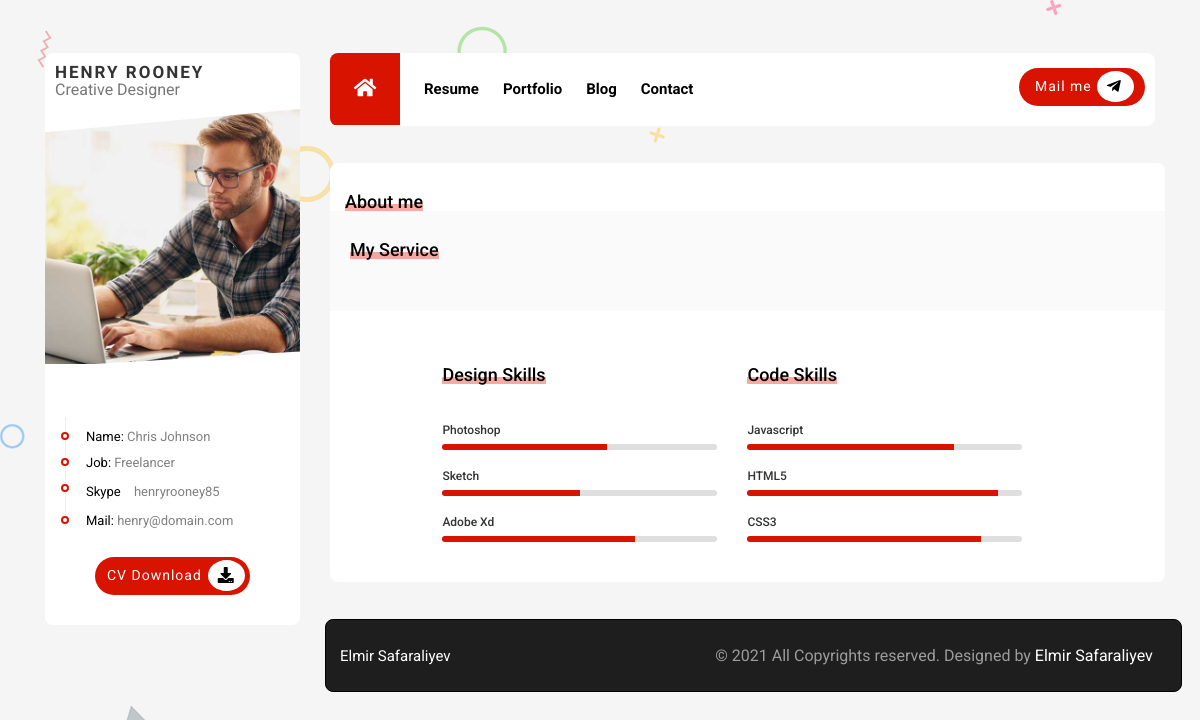
Before: / with the older database file.
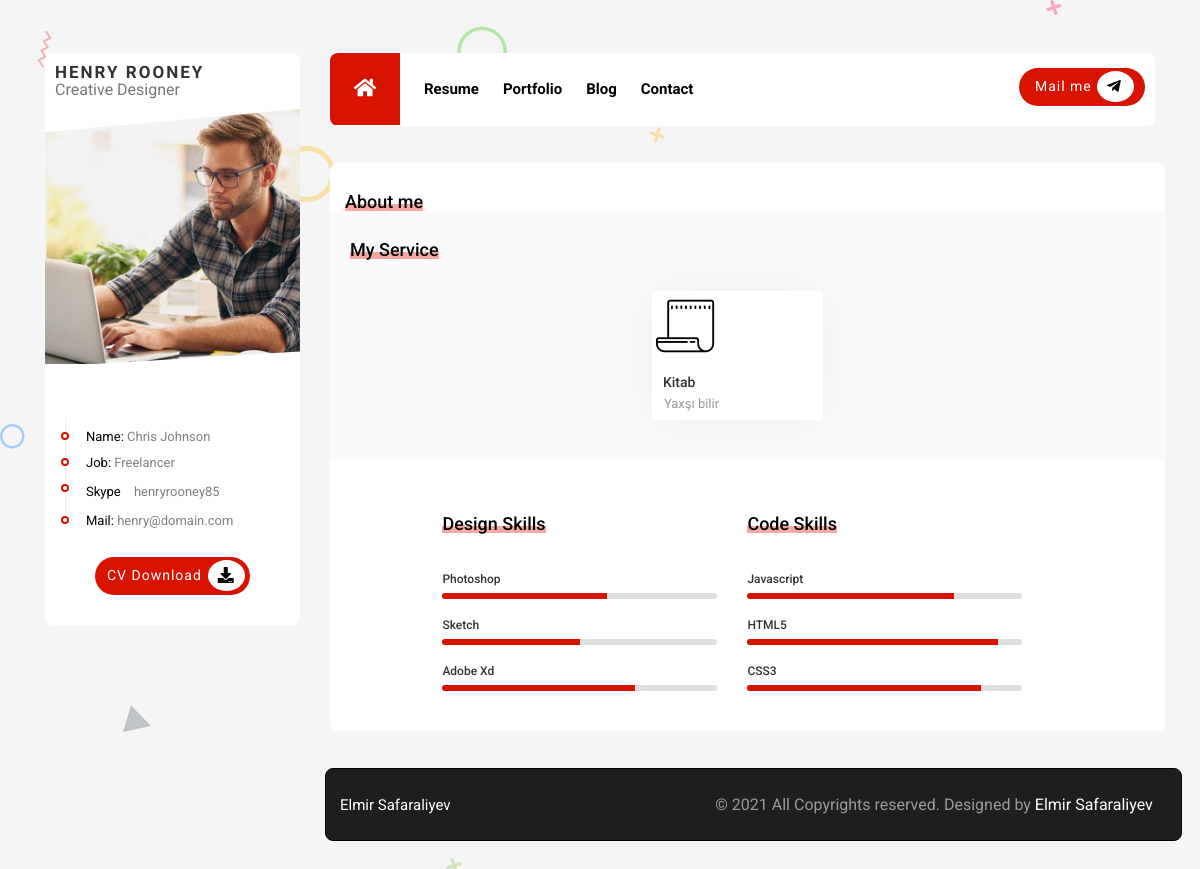
After: the same page with the newer database file.
### PROJECT/data.py (models this page shows)
class MyService(db.Model):
    __tablename__='MyService'
    id=db.Column(db.Integer,primary_key=True)
    servicetitle=db.Column(db.String(50))
    serviceimage=db.Column(db.String(120))
    servicesubtitle=db.Column(db.String(50))

### PROJECT/mainroutes.py (the view)
@app.route('/')
def index():
    slides=Slides.query.all()
    eduhistorys=Eduhistory.query.all()
    workhistorys=Workhistory.query.all()
    aboutme=Aboutme.query.all()
    myservice=MyService.query.all()
    myservice2=MyService2.query.all()
    return render_template('app/index.html', slides=slides, eduhistorys=eduhistorys, workhistorys=workhistorys,  aboutme=aboutme, myservice=myservice, myservice2=myservice2)

### PROJECT/templates/app/index.html (shortened to what this page needs)
<!DOCTYPE html>
<html lang="en">
<head>
  <link rel="stylesheet" href="static/app/css/style.css">
  <link rel="stylesheet" href="static/app/css/grid.css">
  <link rel="stylesheet" href="static/app/css/resume.css">
  <link rel="stylesheet" href="static/app/css/contact.css">
  <link rel="stylesheet" href="static/app/css/portfolio.css">
  <link rel="stylesheet" href="static/app/css/grid2.css">
  <link rel="stylesheet" href="static/app/css/blog.css">
  <link rel="stylesheet" href="https://use.fontawesome.com/releases/v5.0.13/css/all.css"
>
  <link rel="stylesheet" href="https://cdnjs.cloudflare.com/ajax/libs/font-awesome/5.15.2/css/all.min.css">
  <link rel="stylesheet" href="https://cdnjs.cloudflare.com/ajax/libs/font-awesome/4.7.0/css/font-awesome.min.css">
  <link rel="stylesheet" href="https://cdn.jsdelivr.net/npm/bootstrap-icons@1.4.0/font/bootstrap-icons.css">
  <link rel="stylesheet" href="https://cdn.jsdelivr.net/npm/bootstrap-icons@1.4.0/font/bootstrap-icons.css">
  <link rel="stylesheet" href="https://cdnjs.cloudflare.com/ajax/libs/OwlCarousel2/2.3.4/assets/owl.carousel.min.css">
</head>
<body>
  <div class="container">
    <div class="row">
      <div class="col-3">
        <div class="profile">
          <div class="profile-name">
            <span class="name">
              HENRY ROONEY
            </span>
            <span class="job">
              Creative Designer
            </span>
          </div>
          <div class="profile-image">
            <img src="static/app/img/pp2.jpg">
          </div>
          <div class="profile-info">
            <ul class="profileinfolist">
              <li class="profileinfoitem">
                <p>
                  <span>Name:</span>
                  Chris Johnson
                </p>
              </li>
              <li class="profileinfoitem">
                <p>
                  <span>Job:</span>
                  Freelancer
                </p>
              </li>
              <li class="profileinfoitem">
                <div class="edudivlist">
                  <span class="profileinfo-edu">Skype</span>
                  <span class="edulist">
                    henryrooney85
                  </span>
                </div>
              </li>
              <li class="profileinfoitem">
                <p>
                  <span>Mail:</span>
                  henry@domain.com
                </p>
              </li>
            </ul>
          </div>
          <div class="cvbutton">
            <div class="cvbuttonbox">
              <a class="cvdownload" href="">CV Download</a>
              <div class="downloadiconbox">
                <i class="fas fa-download dwiconbox"></i>
              </div>
            </div>
          </div>
        </div>
      </div>
      <div class="col-9">
        <div class="main">
          <nav>
            <div class="row" id="menu">
              <div class="col-md-8 col-sm-8 col-xs-4" id="menumain">
                <ul class="menu-ul">
                  <li>
                    <a>
                      <div class="homebutton" id="btn1" onclick="myFunction2()">
                        <i class="fas fa-home"></i>
                      </div>
                    </a>
                  </li>
                  <li> <a class="li" id="btn2" onclick="myFunction()">Resume</a></li>
                  <li> <a class="li" id="btn3" onclick="myFunction3()">Portfolio</a></li>
                  <li> <a class="li" id="btn4" onclick="myFunction4()">Blog</a></li>
                  <li> <a class="li" id="btn5" onclick="myFunction5()">Contact</a></li>
                </ul>
              </div>
              <div class="col-md-4 col-sm-4 col-xs-8 dynamic" id="social1">
                <div id="mail">
                  <div id="mailbox">
                    <a id="mailto" href="mailto: abc@example.com">Mail me</a>
                    <div id="mailiconbox">
                      <i id="mailicon" class="fab fa-telegram-plane"></i>
                    </div>
                  </div>
                </div>
              </div>
            </div>
          </nav>
        </div>
        <div class="col-12">
          <section class="content" id="menu1">
            <div class="row">
              <section class="about-me">
                <div class="aboutme">
                  <div class="title1">
                    <span class="aboutmespan"></span>
                    <h1>About me</h1>
                  </div>
                </div>
              </section>
            </div>
            <section class="servicesection">
              <div class="headerservice">
                <div class="title2">
                  <span></span>
                  <h1>My Service</h1>
                </div>
              </div>
              <div class="services">
                {% for  myservice in myservice %}
                <div class="servicebox">
                  <div class="icon">
                    <img src="../../static/uploads/{{myservice.serviceimage}}">
                    <i class="{{myservice.serviceicon}}"></i>
                  </div>
                  <h1>{{myservice.servicetitle}}</h1>
                  <div class="servicesubtitle">
                    <p>{{myservice.servicesubtitle}}</p>
                  </div>
                </div>
                {% endfor %}
              </div>
            </section>
            <section class="skillsection">
              <div class="skills">
                <div class="skill">
                  <div class="skilltitle">
                    <span></span>
                    <h1>Design Skills</h1>
                  </div>
                  <div class="skillbox">
                    <div class="skillitembox1">
                      <ul>
                        <li>
                          <p>Photoshop</p>
                          <div class="degreebar">
                            <div class="degreepointer" style="width: 60%;"></div>
                          </div>
                        </li>
                        <li>
                          <p>Sketch</p>
                          <div class="degreebar">
                            <div class="degreepointer" style="width: 50%;"></div>
                          </div>
                        </li>
                        <li>
                          <p>Adobe Xd</p>
                          <div class="degreebar">
                            <div class="degreepointer" style="width: 70%;"></div>
                          </div>
                        </li>
                      </ul>
                    </div>
                  </div>
                </div>
                <div class="skill">
                  <div class="skilltitle">
                    <span></span>
                    <h1>Code Skills</h1>
                  </div>
                  <div class="skillitembox2">
                    <div class="skillbox">
                      <ul>
                        <li>
                          <p>Javascript</p>
                          <div class="degreebar">
                            <div class="degreepointer" style="width: 75%;"></div>
                          </div>
                        </li>
                        <li>
                          <p>HTML5</p>
                          <div class="degreebar">
                            <div class="degreepointer" style="width: 91%;"></div>
                          </div>
                        </li>
                        <li>
                          <p>CSS3</p>
                          <div class="degreebar">
                            <div class="degreepointer" style="width: 85%;"></div>
                          </div>
                        </li>
                      </ul>
                    </div>
                  </div>
                </div>
              </div>
            </section>
          </section>
          <div class="col-12">
            <div class="footer">
              <h1>Elmir Safaraliyev</h1>
              <h2>© 2021 All Copyrights reserved. Designed by <span>Elmir Safaraliyev</span></h2>
            </div>
          </div>
        </div>
      </div>
    </div>
  </div>
</body>
</html>

### PROJECT/static/app/css/grid.css (style rules this page uses)
html, body, div, span, applet, object, iframe, h1, h2, h3, h4, h5, h6, p, blockquote, pre, a, abbr, acronym, address, big, cite, code, del, dfn, em, img, ins, kbd, q, s, samp, small, strike, strong, sub, sup, tt, var, b, u, i, center, dl, dt, dd, ol, ul, li, fieldset, form, label, legend, table, caption, tbody, tfoot, thead, tr, th, td, article, aside, canvas, details, embed, figure, figcaption, footer, header, hgroup, menu, nav, output, ruby, section, summary, time, mark, audio, video { margin: 0; padding: 0; border: 0; font-size: 100%; font: inherit; vertical-align: baseline; }
article, aside, details, figcaption, figure, footer, header, hgroup, menu, nav, section { display: block; }
body { line-height: 1; }
ol, ul { list-style: none; }
html { box-sizing: border-box; -ms-overflow-style: scrollbar; }
*, *::before, *::after { box-sizing: inherit; }
.container { width: 100%; padding-right: 15px; padding-left: 15px; margin-right: auto; margin-left: auto; }
@media (min-width: 576px) { .container { max-width: 540px; } }
@media (min-width: 768px) { .container { max-width: 720px; } }
@media (min-width: 992px) { .container { max-width: 960px; } }
@media (min-width: 1200px) { .container { max-width: 1140px; } }
.row { display: -webkit-box; display: -ms-flexbox; display: flex; -ms-flex-wrap: wrap; flex-wrap: wrap; margin-right: -15px; margin-left: -15px; }
.col-1, .col-2, .col-3, .col-4, .col-5, .col-6, .col-7, .col-8, .col-9, .col-10, .col-11, .col-12, .col, .col-auto, .col-sm-1, .col-sm-2, .col-sm-3, .col-sm-4, .col-sm-5, .col-sm-6, .col-sm-7, .col-sm-8, .col-sm-9, .col-sm-10, .col-sm-11, .col-sm-12, .col-sm, .col-sm-auto, .col-md-1, .col-md-2, .col-md-3, .col-md-4, .col-md-5, .col-md-6, .col-md-7, .col-md-8, .col-md-9, .col-md-10, .col-md-11, .col-md-12, .col-md, .col-md-auto, .col-lg-1, .col-lg-2, .col-lg-3, .col-lg-4, .col-lg-5, .col-lg-6, .col-lg-7, .col-lg-8, .col-lg-9, .col-lg-10, .col-lg-11, .col-lg-12, .col-lg, .col-lg-auto, .col-xl-1, .col-xl-2, .col-xl-3, .col-xl-4, .col-xl-5, .col-xl-6, .col-xl-7, .col-xl-8, .col-xl-9, .col-xl-10, .col-xl-11, .col-xl-12, .col-xl, .col-xl-auto { position: relative; width: 100%; min-height: 1px; padding-right: 15px; padding-left: 15px; }
.col-9 { -webkit-box-flex: 0; -ms-flex: 0 0 75%; flex: 0 0 75%; max-width: 75%; }
.col-12 { -webkit-box-flex: 0; -ms-flex: 0 0 100%; flex: 0 0 100%; max-width: 100%; }
@media (min-width: 576px) { .col-sm-4 { -webkit-box-flex: 0; -ms-flex: 0 0 33.333333%; flex: 0 0 33.333333%; max-width: 33.333333%; } }
@media (min-width: 576px) { .col-sm-8 { -webkit-box-flex: 0; -ms-flex: 0 0 66.666667%; flex: 0 0 66.666667%; max-width: 66.666667%; } }
@media (min-width: 768px) { .col-md-4 { -webkit-box-flex: 0; -ms-flex: 0 0 33.333333%; flex: 0 0 33.333333%; max-width: 33.333333%; } }
@media (min-width: 768px) { .col-md-8 { -webkit-box-flex: 0; -ms-flex: 0 0 66.666667%; flex: 0 0 66.666667%; max-width: 66.666667%; } }

### PROJECT/static/app/css/contact.css (style rules this page uses)
body { font-family: 'Roboto', sans-serif; }

### PROJECT/static/app/css/portfolio.css (style rules this page uses)
a { text-decoration: none; }

### PROJECT/static/app/css/grid2.css (style rules this page uses)
.col-3 { width: 25%; }
@media screen and (max-width: 1200px) { #menu { width: 100%; } }
@media screen and (max-width: 1200px) { .content { width: 105%; } }
@media screen and (max-width: 1200px) { .degreebar { width: 275px; } }
@media screen and (max-width: 1200px) { #mail { margin-left: 60px; } }

Changed rows visible on the page:
added MyService: serviceimage (picture), servicetitle "Kitab", servicesubtitle "Yaxşı bilir"
